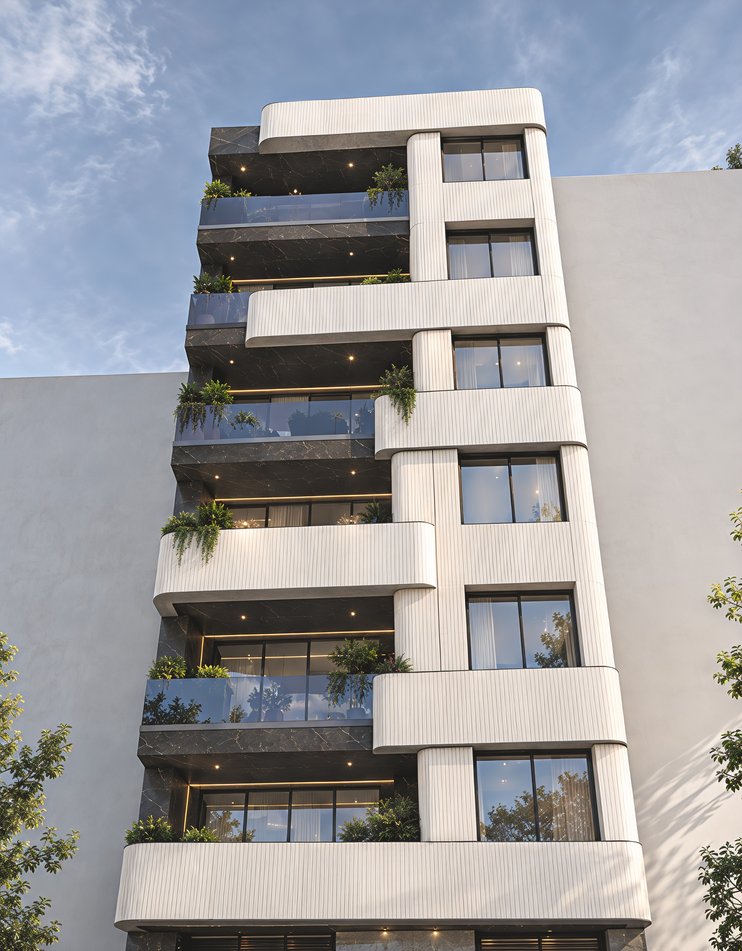
#> input picture blank.png, 742 x 951 px, shrunk from 2048 x 2624 before the run
$ python build_plates.py
#> lines starting #> are read from the running program, lines starting #| are printed output that depends on the picture; after the words box and inside, x2 and y2 are one past the last pixel; in counts of white or black regions, pixels touching at a corner belong together
### build/plates.py
"""Image plate factory.

Rules of engagement
-------------------
* The architectural geometry is never touched: crops, tone, contrast, colour
  temperature and sharpening only. No warping, no in-painting of the building,
  no generative re-imagining of the facade.
* Every plate is written at exactly 300 DPI for the millimetre size it will
  occupy on the sheet, so nothing is resampled by the PDF writer.

Night plate (sheet 05)
----------------------
The dusk plate is a *relight* of the master photograph: linear-light exposure
compression, sky replacement, emissive recovery of the warm luminaires that
already exist in the render, and interior light behind the existing glazing.
Geometry (silhouette, floor lines, parapets, glazing divisions) is identical by
construction, because it is the same pixels.
"""
from __future__ import annotations

import json
import os

import numpy as np
from PIL import Image, ImageEnhance, ImageFilter
from scipy import ndimage

HERE = os.path.dirname(os.path.abspath(__file__))
ROOT = os.path.dirname(HERE)
OUT = os.path.join(HERE, "assets")
MASTER = os.path.join(ROOT, "blank.png")

DPI = 300.0


class Master:
    def __init__(self, path=MASTER, upscale=1.45):
        im = Image.open(path).convert("RGB")
        if upscale != 1.0:  # pre-press upscale so hero plates stay >=250 dpi
            im = im.resize((int(im.width * upscale), int(im.height * upscale)), Image.LANCZOS)
            im = im.filter(ImageFilter.UnsharpMask(radius=2.2, percent=45, threshold=2))
        self.im = im
        self.w, self.h = im.size
        self.arr = np.asarray(im, dtype=np.float32) / 255.0

    # ---------------------------------------------------------------- helpers
    def box(self, x0, y0, x1, y1):
        """Relative box (0..1 in the master frame) -> pixel box."""
        return (int(x0 * self.w), int(y0 * self.h), int(x1 * self.w), int(y1 * self.h))

    def crop(self, rel, out_w_mm, out_h_mm, path, ref="ivory", clarity=1.0,
             sat=1.0, sharp=1.3, contrast=1.0, brightness=1.0, desat_shadow=0.0,
             tmp=None, upscale_to_dpi=True):
        box = self.box(*rel) if max(rel) <= 1.0 else tuple(int(v) for v in rel)
        im = self.im.crop(box)
        src = np.asarray(im, dtype=np.float32) / 255.0
        if ref == "ivory":
            src = _white_balance(src, target=(0.94, 0.925, 0.895))
        elif ref == "neutral":
            src = _white_balance(src, target=(0.95, 0.95, 0.95))
        if desat_shadow:
            src = _shadow_desat(src, desat_shadow)
        arr = np.clip(src, 0, 1)
        if contrast != 1.0:
            arr = np.clip((arr - 0.5) * contrast + 0.5, 0, 1)
        if brightness != 1.0:
            arr = np.clip(arr * brightness, 0, 1)
        im = Image.fromarray((arr * 255).astype(np.uint8))
        if sat != 1.0:
            im = ImageEnhance.Color(im).enhance(sat)
        if clarity != 1.0:
            blur = im.filter(ImageFilter.GaussianBlur(6))
            im = Image.fromarray(np.clip(
                np.asarray(im, np.float32) + clarity * (np.asarray(im, np.float32) - np.asarray(blur, np.float32)),
                0, 255).astype(np.uint8))
        if sharp > 1.0:
            im = im.filter(ImageFilter.UnsharpMask(radius=1.6, percent=int((sharp - 1) * 130), threshold=2))
        if upscale_to_dpi:
            tw = int(round(out_w_mm / 25.4 * DPI))
            th = int(round(out_h_mm / 25.4 * DPI))
            # cover-fit, never distort
            sc = max(tw / im.width, th / im.height)
            im = im.resize((max(tw, int(im.width * sc)), max(th, int(im.height * sc))), Image.LANCZOS)
            left = (im.width - tw) // 2
            top = (im.height - th) // 2
            im = im.crop((left, top, left + tw, top + th))
        im.save(path, quality=96, subsampling=1, dpi=(DPI, DPI))
        return path


def _white_balance(arr, target):
    """Map the facade's ivory body to a fixed neutral-warm point (grey-world on
    a high-percentile sample of the bright facade pixels)."""
    lum = arr.mean(axis=2)
    mask = (lum > np.percentile(lum, 78)) & (lum < np.percentile(lum, 99.2))
    if mask.sum() < 100:
        return arr
    cur = np.array([arr[..., i][mask].mean() for i in range(3)], dtype=np.float32)
    cur = np.maximum(cur, 1e-3)
    gain = np.array(target, dtype=np.float32) / cur
    gain = gain / gain[1]
    gain = np.clip(gain, 0.93, 1.09)
    return np.clip(arr * gain, 0, 1)


# [5 lines left out: function _shadow_desat, not called in this run]


# --------------------------------------------------------------------------- #
# night relight
# --------------------------------------------------------------------------- #
# silhouette of the featured block in the master photograph (relative coords).
# Used only to separate the subject from its context when relighting at dusk -
# it never alters any pixel geometry.
TOWER = [(0.335, 0.093), (0.700, 0.075), (0.730, 0.120), (0.745, 0.300),
         (0.790, 0.520), (0.815, 0.700), (0.845, 0.960), (0.320, 1.000),
         (0.300, 0.860), (0.250, 0.700), (0.225, 0.560), (0.245, 0.400),
         (0.275, 0.240), (0.310, 0.150)]


def _poly_mask(size, pts_rel, feather=12):
    from PIL import ImageDraw
    w, h = size
    m = Image.new("L", (w, h), 0)
    ImageDraw.Draw(m).polygon([(x * w, y * h) for x, y in pts_rel], fill=255)
    m = m.filter(ImageFilter.GaussianBlur(feather))
    return np.asarray(m, np.float32) / 255.0


def night_plate(master: Master, rel, out_w_mm, out_h_mm, path, exposure=1.0,
                ambient=0.30, context=0.05):
    """Blue-hour relight of the master render; geometry untouched."""
    box = master.box(*rel)
    im = master.im.crop(box)
    arr = np.asarray(im, np.float32) / 255.0
    h, w, _ = arr.shape

    # ---------- masks at half resolution ----------------------------------
    small = np.asarray(im.resize((w // 2, h // 2), Image.BILINEAR), np.float32) / 255.0
    hs, ws, _ = small.shape
    lum_s = small.mean(axis=2)
    blueness = small[..., 2] - small[..., 0]
    skyish = (blueness > 0.012) & (lum_s > 0.22)
    skyish = ndimage.binary_opening(skyish, np.ones((5, 5)))
    lab, n = ndimage.label(skyish)
    keep = np.zeros_like(skyish)
    for i in range(1, n + 1):
        ys = np.where(lab == i)[0]
        if len(ys) < 700 or ys.min() > hs * 0.10:
            continue
        keep |= (lab == i)
    keep = ndimage.binary_closing(keep, np.ones((9, 9)))
    sky_s = ndimage.gaussian_filter(keep.astype(np.float32), 5)
    sky_s = np.clip((sky_s - 0.2) / 0.6, 0, 1)
    sky = np.asarray(Image.fromarray((sky_s * 255).astype(np.uint8)).resize((w, h), Image.BILINEAR),
                     np.float32) / 255.0
    sky = sky[..., None]

    # subject envelope in *master* coordinates
    tw = _poly_mask((w, h), [( (x - rel[0]) / (rel[2] - rel[0]),
                               (y - rel[1]) / (rel[3] - rel[1])) for x, y in TOWER],
                    feather=9)
    subject = (1 - sky[..., 0]) * tw

    # ---------- blue-hour sky ---------------------------------------------
    yy = np.linspace(0, 1, h, dtype=np.float32)[:, None]
    cloud = ndimage.gaussian_filter(lum_s, 7)
    cloud = (cloud - cloud.min()) / (np.ptp(cloud) + 1e-6)
    cloud = np.asarray(Image.fromarray((cloud * 255).astype(np.uint8)).resize((w, h), Image.BILINEAR),
                       np.float32) / 255.0
    relief = 0.88 + 0.26 * ndimage.gaussian_filter(cloud, 4)
    top = np.array([0.055, 0.098, 0.180], np.float32)
    mid = np.array([0.098, 0.145, 0.231], np.float32)
    hor = np.array([0.243, 0.259, 0.302], np.float32)
    t = yy[..., None]
    grad = np.where(t < 0.60, top + (mid - top) * (t / 0.60), mid + (hor - mid) * ((t - 0.60) / 0.40))
    newsky = np.clip(grad * relief[..., None], 0, 1)
    band = np.exp(-((yy - 0.50) ** 2) / 0.045)[..., None] * np.array([0.085, 0.045, 0.010], np.float32)
    newsky = np.clip(newsky + band, 0, 1)

    # ---------- dusk ambient on the architecture ---------------------------
    lin = _srgb_to_lin(arr)
    lum = arr.mean(axis=2)
    cool = np.array([0.74, 0.77, 0.86], np.float32)
    # keep the daylight modelling (it *is* the real geometry), just drop exposure
    model = np.clip(lin ** 1.16, 0, 1) * cool * ambient
    model = model * (0.55 + 0.45 * subject[..., None])
    ctx = np.clip(lin ** 1.1, 0, 1) * np.array([0.70, 0.76, 0.88], np.float32) * context
    # attenuate high-frequency detail at low ambient light: keeps the large-scale
    # modelling of the real geometry, removes sensor-scale mottling
    smooth = ndimage.gaussian_filter(model, (5, 5, 0))
    model = smooth + (model - smooth) * 0.42
    body = model * subject[..., None] + ctx * (1 - subject[..., None])

    # ---------- emissive: the warm sources that already exist ---------------
    warmness = arr[..., 0] - np.maximum(arr[..., 1], arr[..., 2])
    src = np.clip((warmness - 0.035) * 10.0, 0, 1) * np.clip((lum - 0.30) * 2.4, 0, 1)
    src = src * subject
    core = ndimage.gaussian_filter(src, 1.2)
    halo = ndimage.gaussian_filter(src, 7.5)
    mid_ = ndimage.gaussian_filter(src, 3.0)
    glow = (core * 1.25 + mid_ * 0.85 + halo * 0.55)[..., None] * np.array([1.0, 0.70, 0.40], np.float32)
    body = body + glow * 1.25

    # warm spill from the recessed downlights onto the nearby shell surfaces
    spill = ndimage.gaussian_filter(src, 26)
    spill = spill / (spill.max() + 1e-6)
    body = body + (spill * 0.55 * (0.35 + 0.65 * lum))[..., None] * np.array([0.42, 0.24, 0.09], np.float32)
    # cool sky bounce on upward-facing soffits and parapet tops
    body = body + (np.clip(lum - 0.35, 0, 1) * subject * 0.10)[..., None] * np.array([0.10, 0.14, 0.22], np.float32)

    # ---------- blend sky / architecture -----------------------------------
    out_lin = body * (1 - sky) + _srgb_to_lin(newsky) * sky
    out_lin = _tonemap(out_lin, exposure)
    out = np.clip(_lin_to_srgb(out_lin), 0, 1)
    # midnight grade: protect highlights, deepen the toe a little
    out = np.clip(out ** 1.02, 0, 1)
    im2 = Image.fromarray((out * 255).astype(np.uint8))
    # silhouette-preserving smoothing tames sensor-scale rib noise without
    # touching large-scale form (essential for a believable night plate)
    sm = np.asarray(im2.filter(ImageFilter.GaussianBlur(2.4)), np.float32)
    sh = np.asarray(im2, np.float32)
    edge = np.clip((np.abs(ndimage.gaussian_filter(sh.mean(axis=2), 1.4) -
                           ndimage.gaussian_filter(sh.mean(axis=2), 4.0))) / 14.0, 0, 1)[..., None]
    im2 = Image.fromarray(np.clip(sm * (1 - 0.55 * edge) + sh * (0.55 * edge), 0, 255).astype(np.uint8))
    im2 = _fit(im2, out_w_mm, out_h_mm)
    im2.save(path, quality=95, subsampling=1, dpi=(DPI, DPI))
    return path


def _tonemap(x, exposure=1.0):
    x = x * exposure
    return 1.0 - np.exp(-np.clip(x, 0, 20))


def _fit(im, out_w_mm, out_h_mm):
    tw = int(round(out_w_mm / 25.4 * DPI))
    th = int(round(out_h_mm / 25.4 * DPI))
    sc = max(tw / im.width, th / im.height)
    im = im.resize((max(tw, int(round(im.width * sc))), max(th, int(round(im.height * sc)))),
                   Image.LANCZOS)
    left = (im.width - tw) // 2
    top = (im.height - th) // 2
    return im.crop((left, top, left + tw, top + th))


def _srgb_to_lin(a):
    return np.where(a <= 0.04045, a / 12.92, ((a + 0.055) / 1.055) ** 2.4)


def _lin_to_srgb(a):
    return np.where(a <= 0.0031308, a * 12.92, 1.055 * a ** (1 / 2.4) - 0.055)

### build/build_plates.py
"""Builds every photographic plate at exactly the size it occupies on paper."""
from __future__ import annotations

import os

from PIL import Image, ImageEnhance, ImageFilter

import plates
from plates import Master, night_plate

HERE = os.path.dirname(os.path.abspath(__file__))
A = os.path.join(HERE, "assets")
os.makedirs(A, exist_ok=True)


def build(m=None):
    m = m or Master()
#> in __init__, im is the input picture: PIL image 742x951 RGB; mean R, G, B 155.2, 155.1, 157.6
    # ---------------------------------------------------------------- covers
    m.crop((0.00, 0.00, 1.00, 1.00), 197, 251, f"{A}/s01_hero.jpg",
           ref="ivory", clarity=0.22, sat=1.03, sharp=1.22, contrast=1.02)
#> in _white_balance, `mask = (lum > np.percentile(lum, 78)) & (lum < np.percentile(lum, 99.2))`:
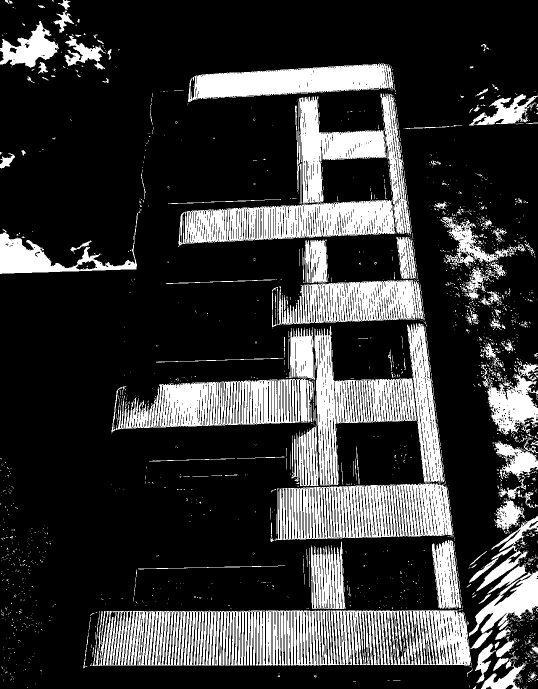
#> mask: shape (1378, 1075) bool (shown at 1/2 size); 21.2% white; 2070 white regions (1874 under 20 px), largest, box (x1, y1, x2, y2) and area: (185, 1220, 943, 1334) 54601, (565, 967, 905, 1080) 26484, (223, 757, 626, 865) 24120
#> in _white_balance, `cur = np.array([arr[..., i][mask].mean() for i in range(3)], dtype=np...`: cur = [0.897, 0.866, 0.84]
#> in _white_balance, `gain = np.array(target, dtype=np.float32) / cur`: gain = [1.05, 1.07, 1.07]
#> in _white_balance, `gain = gain / gain[1]`: gain = [0.982, 1, 0.998]
    # small detail crop for the cover (curved corner + soffit)
    m.crop((0.44, 0.44, 0.63, 0.60), 54, 44, f"{A}/s01_detail.jpg",
           ref="ivory", clarity=0.3, sat=1.02, sharp=1.3)
#> call 2 of _white_balance, with target = (0.94, 0.925, 0.895)
#> in _white_balance (call 2), `mask = (lum > np.percentile(lum, 78)) & (lum < np.percentile(lum, 99.2))`:
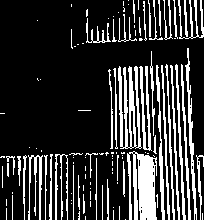
#> mask: shape (220, 204) bool; 21.1% white; 115 white regions (67 under 20 px), largest, box (x1, y1, x2, y2) and area: (127, 151, 157, 220) 1495, (118, 66, 142, 149) 1063, (185, 48, 197, 220) 507
#> in _white_balance (call 2), `cur = np.array([arr[..., i][mask].mean() for i in range(3)], dtype=np...`: cur = [0.974, 0.94, 0.903]
#> in _white_balance (call 2), `gain = np.array(target, dtype=np.float32) / cur`: gain = [0.965, 0.984, 0.991]
#> in _white_balance (call 2), `gain = gain / gain[1]`: gain = [0.981, 1, 1.01]

    # ------------------------------------------------------------ sheet 02
    m.crop((0.28, 0.06, 0.90, 0.94), 168, 235, f"{A}/s02_facade.jpg",
           ref="ivory", clarity=0.2, sat=1.02, sharp=1.2)
#> call 3 of crop, with rel = (0.28, 0.06, 0.9, 0.94), out_w_mm = 168, out_h_mm = 235, path = 'build/assets/s02_facade.jpg', ref = 'ivory', clarity = 0.2, sat = 1.02, sharp = 1.2
#> call 3 of _white_balance, with target = (0.94, 0.925, 0.895)
#> in _white_balance (call 3), `mask = (lum > np.percentile(lum, 78)) & (lum < np.percentile(lum, 99.2))`:
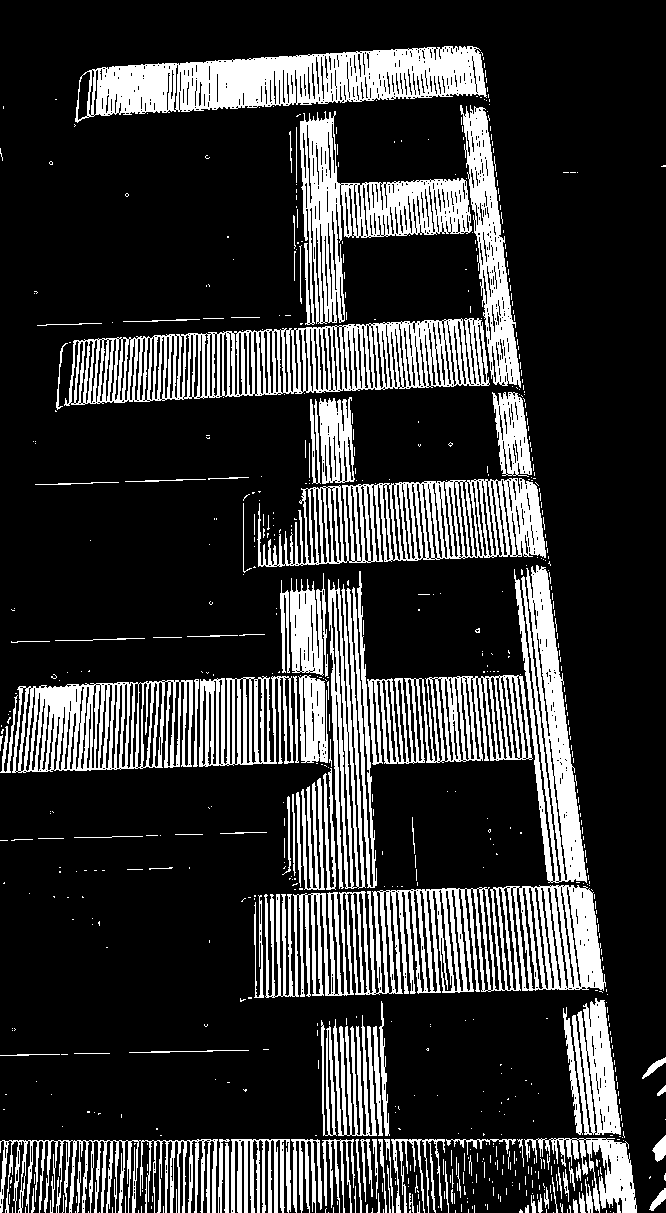
#> mask: shape (1213, 666) bool; 21.1% white; 699 white regions (585 under 20 px), largest, box (x1, y1, x2, y2) and area: (264, 885, 606, 998) 21031, (64, 318, 490, 406) 17173, (75, 46, 487, 123) 16966
#> in _white_balance (call 3), `cur = np.array([arr[..., i][mask].mean() for i in range(3)], dtype=np...`: cur = [0.942, 0.908, 0.873]
#> in _white_balance (call 3), `gain = np.array(target, dtype=np.float32) / cur`: gain = [0.998, 1.02, 1.03]
#> in _white_balance (call 3), `gain = gain / gain[1]`: gain = [0.979, 1, 1.01]
#> in crop (call 3), `im = im.crop((left, top, left + tw, top + th))`:
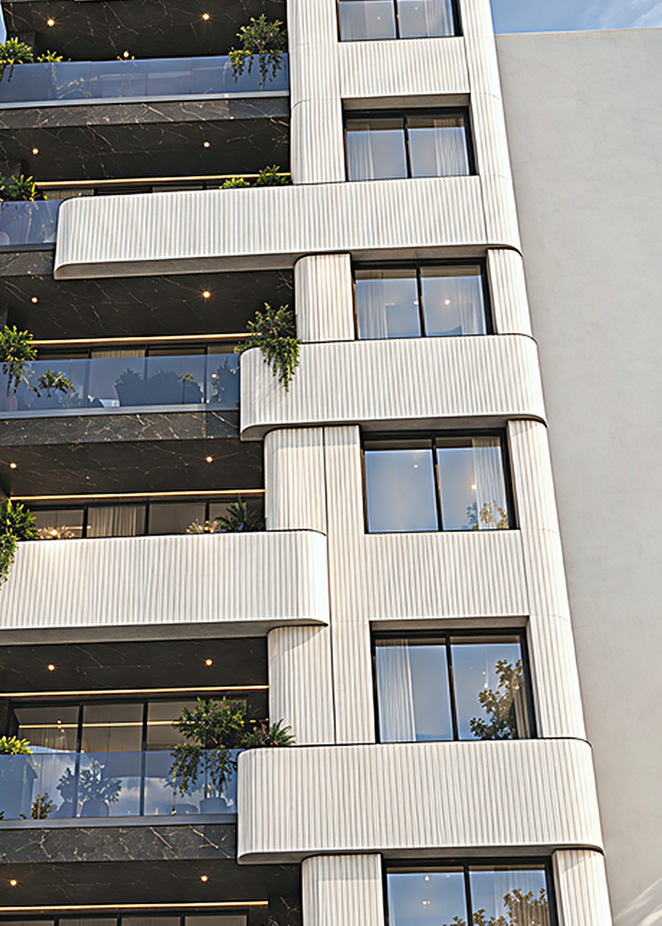
#> im: PIL image 1984x2776 RGB (shown at 1/3 size); mean R, G, B 148.8, 147.1, 143.5
    m.crop((0.30, 0.30, 0.56, 0.50), 52, 40, f"{A}/s02_frag1.jpg",
           ref="ivory", clarity=0.25, sharp=1.25)
#> call 4 of crop, with rel = (0.3, 0.3, 0.56, 0.5), out_w_mm = 52, out_h_mm = 40, path = 'build/assets/s02_frag1.jpg', ref = 'ivory', clarity = 0.25, sat = 1, sharp = 1.25
#> call 4 of _white_balance, with target = (0.94, 0.925, 0.895)
#> in _white_balance (call 4), `mask = (lum > np.percentile(lum, 78)) & (lum < np.percentile(lum, 99.2))`:
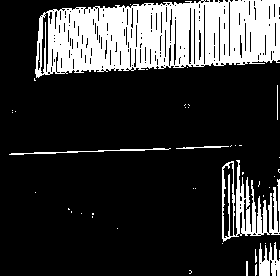
#> mask: shape (276, 280) bool; 21.2% white; 43 white regions (34 under 20 px), largest, box (x1, y1, x2, y2) and area: (35, 0, 280, 78) 13541, (222, 160, 280, 242) 1867, (259, 242, 280, 276) 452
#> in _white_balance (call 4), `cur = np.array([arr[..., i][mask].mean() for i in range(3)], dtype=np...`: cur = [0.893, 0.863, 0.834]
#> in _white_balance (call 4), `gain = np.array(target, dtype=np.float32) / cur`: gain = [1.05, 1.07, 1.07]
#> in _white_balance (call 4), `gain = gain / gain[1]`: gain = [0.983, 1, 1]
#> in crop (call 4), `blur = im.filter(ImageFilter.GaussianBlur(6))`:
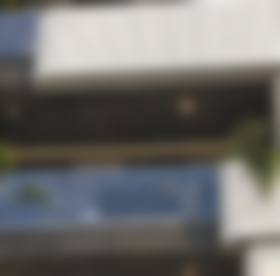
#> blur: PIL image 280x276 RGB; mean R, G, B 111.3, 110.3, 107.9
#> in crop (call 4), `im = im.filter(ImageFilter.UnsharpMask(radius=1.6, percent=int((sharp ..`:
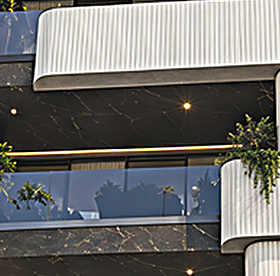
#> im: PIL image 280x276 RGB; mean R, G, B 110.6, 109.8, 107.6
    m.crop((0.52, 0.62, 0.78, 0.80), 52, 36, f"{A}/s02_frag2.jpg",
           ref="ivory", clarity=0.25, sharp=1.25)

    # ------------------------------------------------------------ sheet 03
    m.crop((0.36, 0.34, 0.76, 0.66), 190, 150, f"{A}/s03_macro.jpg",
           ref="ivory", clarity=0.30, sat=1.02, sharp=1.35)
    m.crop((0.28, 0.40, 0.66, 0.47), 232, 34, f"{A}/s03_soffit.jpg",
           ref="ivory", clarity=0.35, sharp=1.3)

    # ------------------------------------------------------------ sheet 04
    m.crop((0.02, 0.005, 0.985, 0.995), 261, 344, f"{A}/s04_day.jpg",
           ref="ivory", clarity=0.26, sat=1.06, sharp=1.3, contrast=1.03)
    m.crop((0.46, 0.09, 0.73, 0.21), 68, 32, f"{A}/s04_corner.jpg",
           ref="ivory", clarity=0.3, sharp=1.3)

    # ------------------------------------------------------------ sheet 05
    night_plate(m, (0.02, 0.0, 0.93, 0.97), 282, 356, f"{A}/s05_night.jpg",
                exposure=1.05, ambient=0.30, context=0.045)
#> in night_plate, `lab, n = ndimage.label(skyish)`: n = 26
    m.crop((0.33, 0.35, 0.60, 0.47), 56, 26, f"{A}/s05_day_crop.jpg",
           ref="ivory", clarity=0.25, sharp=1.25)

    # ------------------------------------------------------------ sheet 06
    m.crop((0.27, 0.30, 0.62, 0.92), 34, 262, f"{A}/s06_strip.jpg",
           ref="ivory", clarity=0.2, sharp=1.2)

    # ------------------------------------------------------------ sheet 07
    m.crop((0.30, 0.06, 0.80, 0.30), 66, 56, f"{A}/s07_detail.jpg",
           ref="ivory", clarity=0.28, sharp=1.3)

    # ------------------------------------------------------------ sheet 08
    m.crop((0.20, 0.36, 0.42, 0.55), 52, 62, f"{A}/s08_corner.jpg",
           ref="ivory", clarity=0.3, sharp=1.3)

    # ------------------------------------------------------------ sheet 09
    m.crop((0.28, 0.78, 0.86, 0.99), 150, 30, f"{A}/s09_base.jpg",
           ref="ivory", clarity=0.25, sharp=1.25)

    # ------------------------------------------------------------ sheet 10
    m.crop((0.30, 0.10, 0.86, 0.56), 152, 128, f"{A}/s10_main.jpg",
           ref="ivory", clarity=0.25, sat=1.02, sharp=1.25)
    m.crop((0.28, 0.44, 0.40, 0.86), 31, 118, f"{A}/s10_rib.jpg",
           ref="ivory", clarity=0.55, sat=1.0, sharp=1.45)
    m.crop((0.30, 0.415, 0.72, 0.455), 174, 26, f"{A}/s10_soffit.jpg",
           ref="ivory", clarity=0.5, sat=1.0, sharp=1.4)
    m.crop((0.53, 0.60, 0.70, 0.72), 56, 40, f"{A}/s10_glass.jpg",
           ref="neutral", clarity=0.3, sharp=1.3)

    # ------------------------------------------------------------ sheet 11
    m.crop((0.30, 0.44, 0.62, 0.66), 156, 92, f"{A}/s11_main.jpg",
           ref="ivory", clarity=0.3, sharp=1.3)
    m.crop((0.52, 0.30, 0.68, 0.40), 54, 34, f"{A}/s11_d3.jpg",
           ref="ivory", clarity=0.35, sharp=1.35)
    m.crop((0.31, 0.42, 0.44, 0.50), 44, 30, f"{A}/s11_d2.jpg",
           ref="ivory", clarity=0.35, sharp=1.35)

    # ------------------------------------------------------------ sheet 12
    m.crop((0.34, 0.07, 0.78, 0.21), 96, 30, f"{A}/s12_photo.jpg",
           ref="ivory", clarity=0.25, sharp=1.25)

    # ------------------------------------------------------------ sheet 13
    m.crop((0.18, 0.055, 0.95, 0.99), 176, 264, f"{A}/s13_main.jpg",
           ref="ivory", clarity=0.18, sat=1.0, sharp=1.18)

    # ------------------------------------------------------------ sheet 14
    m.crop((0.30, 0.06, 0.72, 0.20), 62, 28, f"{A}/s14_a.jpg",
           ref="ivory", clarity=0.25, sharp=1.25)
    m.crop((0.28, 0.33, 0.72, 0.45), 62, 24, f"{A}/s14_b.jpg",
           ref="ivory", clarity=0.25, sharp=1.25)
    m.crop((0.53, 0.48, 0.85, 0.60), 62, 24, f"{A}/s14_c.jpg",
           ref="ivory", clarity=0.25, sharp=1.25)
    m.crop((0.31, 0.62, 0.75, 0.74), 62, 24, f"{A}/s14_d.jpg",
           ref="ivory", clarity=0.25, sharp=1.25)

    # ------------------------------------------------------------ sheet 15
    m.crop((0.30, 0.30, 0.86, 0.62), 246, 140, f"{A}/s15_crop.jpg",
           ref="ivory", clarity=0.22, sat=1.02, sharp=1.22)


if __name__ == "__main__":
    build()
    print("plates built")
